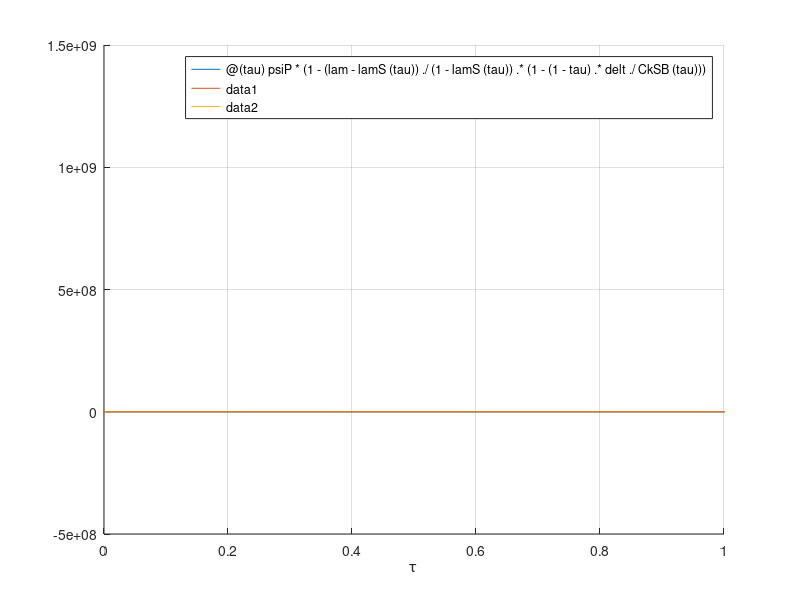

The MATLAB source for this figure: (Note: this script raises an error after producing the figure.)
%Params
tau_S  = 0.93;

lam  = 0.4;  
delt  = 1;
gam  = 1.67;
alph  = 0.25;
phi  = 1;
psiP  = 372.8;
thetaP = 9;
Tp  = 1/(thetaP - 1);

YB=  		 0.897735;
NB=  		 0.866025;
wB=  		 0.777461;
dB=  		 0.33665;

CkSB = @(tau) (wB*NB - Tp*YB + (1-tau).*delt.*dB)./YB;

%Optim weights
lamS = @(tau) lam.*CkSB(tau);

Wy = @(tau) (1+phi)./(1-alph) + (lam-lamS(tau))./(1-lamS(tau)).^2 .* ((1-alph).*(1-(1-tau).*delt)./CkSB(tau)).^2 .* ((1+phi)./(1-alph)).^2;
Wpi = @(tau) psiP * (1 - (lam-lamS(tau))./(1-lamS(tau)).*(1-(1-tau).*delt./CkSB(tau)));
Wdc = @(tau) lamS(tau).*(1-lamS(tau));

%Ricardian weights
Wy_ric = @(tau) ones(size(tau)).*(1+phi)./(1-alph);
Wpi_ric = @(tau) ones(size(tau)).*psiP;
Wdc_ric = @(tau) ones(size(tau)).*0;

%Keynesian weights
Wy_key = @(tau) (1+phi)/(1-alph) + 1./(1-CkSB(tau)) .* ((1-alph).*((1-(1-tau).*delt)./CkSB(tau))).^2 .* ((1+phi)/(1-alph)).^2;
%Wpi_key = @(tau) psiP * (1 - ((1-(1-tau).*delt)./CkSB(tau)));
Wpi_key = @(tau) psiP * (1 - (1-CkSB(tau))./(1-CkSB(tau)).*(1-(1-tau).*delt./CkSB(tau)));
Wdc_key = @(tau) CkSB(tau).*(1-CkSB(tau));

%percent diffs for standard calibration
WyDiff_ric = (Wy_ric(tau_S) - Wy(tau_S))/Wy(tau_S);
WpiDiff_ric = (Wpi_ric(tau_S) - Wpi(tau_S))/Wpi(tau_S);
WdcDiff_ric = (Wdc_ric(tau_S) - Wdc(tau_S))/Wdc(tau_S);

WyDiff_key = (Wy_key(tau_S) - Wy(tau_S))/Wy(tau_S);
WpiDiff_key = (Wpi_key(tau_S) - Wpi(tau_S))/Wpi(tau_S);
WdcDiff_key = (Wdc_key(tau_S) - Wdc(tau_S))/Wdc(tau_S);


%Plots
x0=10;
y0=10;
width = 400;
height = 400;

figure;
set(gcf,'position',[x0,y0,width,height])
grid on
hold on
fplot(Wpi);
fplot(Wpi_ric);
fplot(Wpi_key);
hold off
xlabel('\tau');
xlim([0 1]);
xline(0.93,"--");
legend(["optim","ric","key"],'FontSize',10);

figure;
set(gcf,'position',[x0,y0,width,height])
grid on
hold on
fplot(Wy);
fplot(Wy_ric);
fplot(Wy_key);
hold off
xlabel('\tau');
xlim([0 1]);
xline(0.93,"--");
legend(["optim","ric","key"],'FontSize',10);

figure;
set(gcf,'position',[x0,y0,width,height])
grid on
hold on
fplot(Wdc);
fplot(Wdc_ric);
fplot(Wdc_key);
hold off
xlabel('\tau');
xlim([0 1]);
xline(0.93,"--");
legend(["optim","ric","key"],'FontSize',10);

